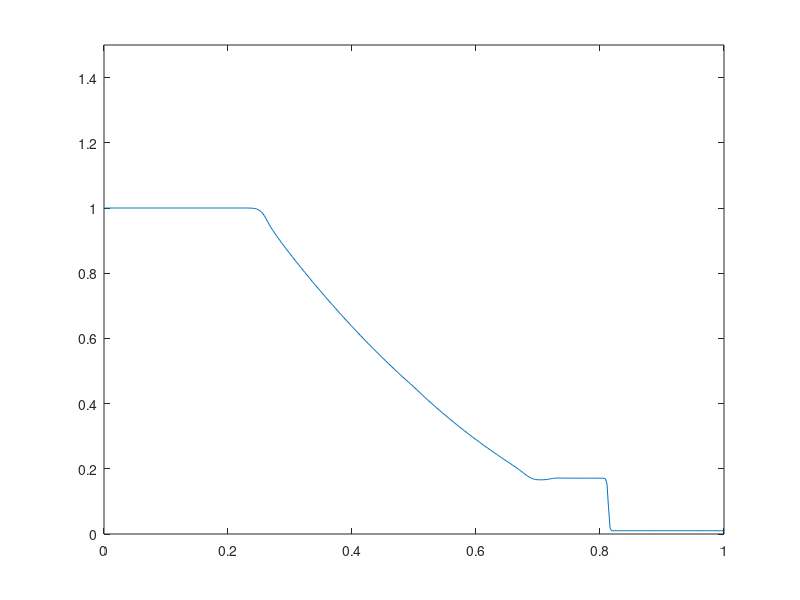

MATLAB code for this plot:
clear all;

% Reseni pocatecni ulohy pro rovnice melke vody
%   h_t + (uh)_x = 0
%   (hu)_t + (hu^2 + gh^2/2)_x = 0
%
%   rovnice resime ve tvaru W_t + F(W)_x = 0, kde
%   W = [h, q], F(W) = [q, q^2/h + gh^2/2] kde q = hu
%

g = 10;

% Delka intervalu a pocet bunek
L = 1;
n = 400;

dx = L / n;
x = dx/2:dx:(L-dx/2);

W(1:2,1:n)  = 0;

% Pocatecni podminka
for i = 1:n
  if (x(i)<0.5)
    W(1,i) = 1.0;
  else
    W(1,i) = 0.01;
  end
end

plot(x, W(1,:)); axis([0 1 0 1.5]);
disp("Stiskni enter pro pokracovani"); pause;
t = 0;

for iter = 1:n
    
    
  % Vypocet "derivace" W
  DW(1:2,1) = 0;
  DW(1:2,n) = 0;
  for i = 2:n-1
    for k = 1:2
      if ( (W(k,i)-W(k,i-1))*(W(k,i+1)-W(k,i)) <= 0 )
	DW(k,i) = 0;
      else
	if ( abs(W(k,i)-W(k,i-1)) < abs(W(k,i+1)-W(k,i)) ) 
	  DW(k,i) = W(k,i)-W(k,i-1);
	else
	  DW(k,i) = W(k,i+1)-W(k,i);
	end
      end
    end
  end

  h = W(1,:);
  q = W(2,:);
  u = q ./ h;
  
  % Vypocet spektralniho polomeru jakobianu
  sigma = abs(u) + sqrt(g*h);
  %
  
  dt = 0.4 * dx / max(sigma);
  
  % Numericky tok na leve a prave casti intervalu
  F(:,1) = [q(1); q(1)^2/h(1) + g*h(1)^2/2] ;
  F(:,n+1) = [q(n); q(n)^2/h(n) + g*h(n)^2/2] ;
  
  % Numericky tok f
  for i = 2:n
    s = max(sigma(i-1),sigma(i));
    Wl = W(:,i-1) + DW(:,i-1)/2;
    Wr = W(:,i) - DW(:,i)/2;
    
    Fl = [Wl(2); Wl(2)^2/Wl(1) + g*Wl(1)^2/2];
    Fr = [Wr(2); Wr(2)^2/Wr(1) + g*Wr(1)^2/2];
    
    F(:,i) = (Fl+Fr)/2 - s/2*(Wr-Wl);
  end
  
  W(:,1:n) = W(:,1:n) - dt/dx * (F(:,2:n+1) - F(:,1:n));
  t = t + dt;
  
  if (mod(iter,10)==0)
    plot(x, W(1,:)); axis([0 1 0 1.5]);
    pause(1);
  end
end

